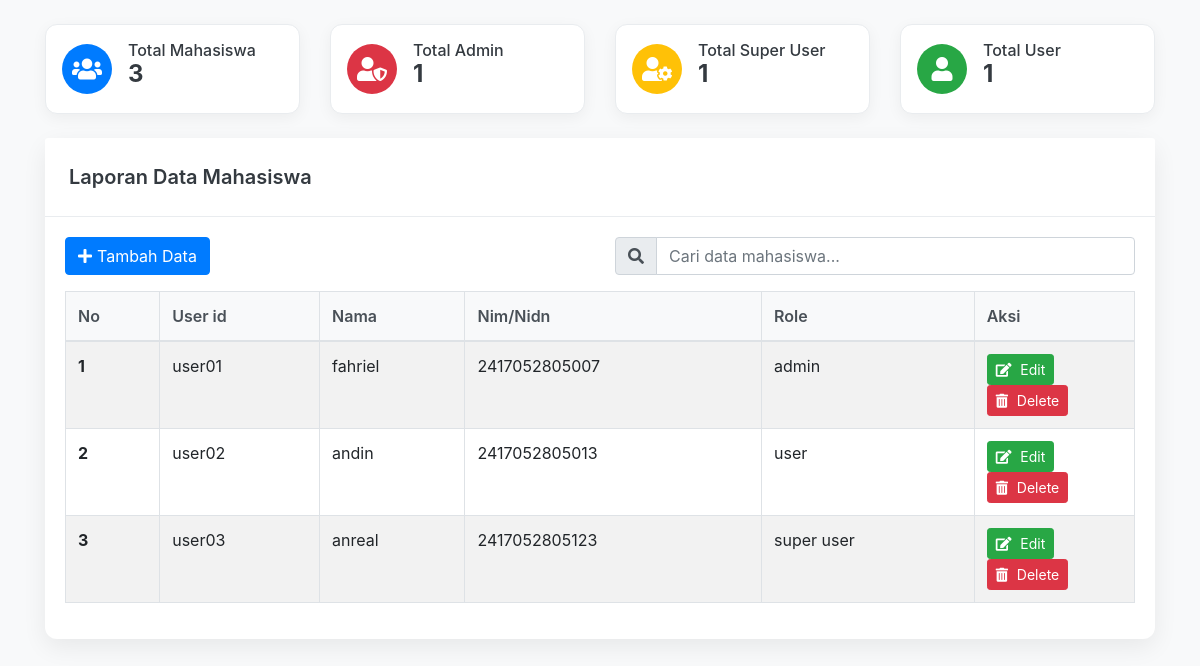
The page /mahasiswa.php on the database its author committed.
### tables this page shows
CREATE TABLE `data_mahasiswa` (
  `id_user` varchar(30) NOT NULL,
  `nama` varchar(50) NOT NULL,
  `nim_nidn` varchar(30) NOT NULL,
  `role` varchar(13) NOT NULL
);

### mahasiswa.php (the view, shortened to what this page needs)
<?php
include 'config.php';
$query_total_mahasiswa = mysqli_query($conn, "SELECT COUNT(*) as total FROM data_mahasiswa");
$data_total_mahasiswa = mysqli_fetch_assoc($query_total_mahasiswa);
$total_mahasiswa = $data_total_mahasiswa['total'] ?? 0;
$role_counts = [
    'admin' => 0,
    'super user' => 0,
    'user' => 0
];
$query_roles = mysqli_query($conn, "SELECT role, COUNT(*) as total_per_role FROM data_mahasiswa GROUP BY role");
if ($query_roles) {
    while ($data = mysqli_fetch_assoc($query_roles)) {
        if (array_key_exists($data['role'], $role_counts)) {
            $role_counts[$data['role']] = $data['total_per_role'];
        }
    }
}
?>
<!DOCTYPE html>
<html lang="id">
<head>
    <link rel="stylesheet" href="https://cdn.jsdelivr.net/npm/bootstrap@4.5.2/dist/css/bootstrap.min.css">
    <link rel="stylesheet" href="https://cdnjs.cloudflare.com/ajax/libs/font-awesome/5.15.4/css/all.min.css">
    <link rel="stylesheet" href="https://cdn.jsdelivr.net/npm/sweetalert2@11/dist/sweetalert2.min.css">
</head>
<body>
<div class="container mt-4">
    <div class="row mb-4">
        <div class="col-md-3 mb-3 mb-md-0">
            <div class="stat-card p-3 h-100">
                <div class="d-flex align-items-center">
                    <div class="stat-icon bg-primary mr-3"><i class="fas fa-users"></i></div>
                    <div>
                        <h6 class="mb-0 text-dark">Total Mahasiswa</h6>
                        <h4 class="font-weight-bold text-dark"><?= $total_mahasiswa ?></h4>
                    </div>
                </div>
            </div>
        </div>
        <div class="col-md-3 mb-3 mb-md-0">
            <div class="stat-card p-3 h-100">
                <div class="d-flex align-items-center">
                    <div class="stat-icon bg-danger mr-3"><i class="fas fa-user-shield"></i></div>
                    <div>
                        <h6 class="mb-0 text-dark">Total Admin</h6>
                        <h4 class="font-weight-bold text-dark"><?= $role_counts['admin'] ?></h4>
                    </div>
                </div>
            </div>
        </div>
        <div class="col-md-3 mb-3 mb-md-0">
            <div class="stat-card p-3 h-100">
                <div class="d-flex align-items-center">
                    <div class="stat-icon bg-warning mr-3"><i class="fas fa-user-cog"></i></div>
                    <div>
                        <h6 class="mb-0 text-dark">Total Super User</h6>
                        <h4 class="font-weight-bold text-dark"><?= $role_counts['super user'] ?></h4>
                    </div>
                </div>
            </div>
        </div>
        <div class="col-md-3 mb-3 mb-md-0">
            <div class="stat-card p-3 h-100">
                <div class="d-flex align-items-center">
                    <div class="stat-icon bg-success mr-3"><i class="fas fa-user"></i></div>
                    <div>
                        <h6 class="mb-0 text-dark">Total User</h6>
                        <h4 class="font-weight-bold text-dark"><?= $role_counts['user'] ?></h4>
                    </div>
                </div>
            </div>
        </div>
    </div>
    <div class="card interactive-card">
        <div class="card-header">Laporan Data Mahasiswa</div>
        <div class="card-body">
            <div class="row mb-3">
                <div class="col-md-6">
                    <a href="create_mahasiswa.php" class="btn btn-primary"><i class="fas fa-plus"></i>Tambah Data</a>
                </div>
                <div class="col-md-6">
                    <div class="input-group">
                        <div class="input-group-prepend">
                            <span class="input-group-text"><i class="fas fa-search"></i></span>
                        </div>
                        <input type="text" id="searchInput" class="form-control" placeholder="Cari data mahasiswa...">
                    </div>
                </div>
            </div>
            <div class="table-responsive">
                <table class="table table-bordered table-striped table-hover">
                    <thead>
                        <tr>
                            <th>No</th>
                            <th>User id</th>
                            <th>Nama</th>
                            <th>Nim/Nidn</th>
                            <th>Role</th>
                            <th style="width: 15%;">Aksi</th>
                        </tr>
                    </thead>
                    <tbody id="menuTableBody">
                        <?php
                        $sql = mysqli_query($conn, "SELECT * FROM data_mahasiswa ORDER BY id_user ASC");
                        if (!$sql) {
                            echo '<tr><td colspan="6" class="text-center text-danger"><strong>Terjadi Eror:</strong> ' . mysqli_error($conn) . '</td></tr>';
                        } else {
                            if (mysqli_num_rows($sql) > 0) {
                                $no = 1;
                                while ($r = mysqli_fetch_assoc($sql)) {
                        ?>
                                    <tr style="animation-delay: <?= ($no - 1) * 0.05 ?>s;">
                                        <th scope="row"><?= $no++; ?></th>
                                        <td><?= htmlspecialchars($r['id_user']); ?></td>
                                        <td><?= htmlspecialchars($r['nama']); ?></td>
                                        <td><?= htmlspecialchars($r['nim_nidn']); ?></td>
                                        <td><?= htmlspecialchars($r['role']); ?></td>
                                        <td>
                                            <a href="edit_mahasiswa.php?id_user=<?= $r['id_user']; ?>" class="btn btn-success btn-sm"><i class="fas fa-edit"></i> Edit</a>
                                            <a href="delete_mahasiswa.php?id_user=<?= $r['id_user']; ?>" class="btn btn-danger btn-sm delete-button"><i class="fas fa-trash-alt"></i> Delete</a>
                                        </td>
                                    </tr>
                        <?php
                                }
                            } else {
                                echo '<tr><td colspan="6" class="text-center">Tidak ada data ditemukan di dalam tabel.</td></tr>';
                            }
                        }
                        ?>
                    </tbody>
                </table>
            </div>
        </div>
    </div>
</div>
</body>
</html>

### mahasiswa.php (style rules this page uses)
body { background-color: #f8f9fa; }
.interactive-card { background-color: #fff; border-radius: 12px; border: none; box-shadow: 0 8px 25px rgba(0, 0, 0, 0.07); animation: fadeIn 0.5s ease-out; }
.stat-card { background-color: #fff; border-radius: 0.75rem; border: 1px solid #e9ecef; transition: transform 0.3s ease, box-shadow 0.3s ease; box-shadow: 0 4px 15px rgba(0,0,0,0.05); }
.stat-card .stat-icon { font-size: 1.5rem; color: #fff; border-radius: 50%; width: 50px; height: 50px; display: flex; align-items: center; justify-content: center; }
.card-header { background-color: #fff; border-bottom: 1px solid #e9ecef; padding: 1.5rem; border-top-left-radius: 12px; border-top-right-radius: 12px; font-size: 1.25rem; font-weight: 600; color: #343a40; }
.table thead th { background-color: #f8f9fa; border-bottom: 2px solid #dee2e6; font-weight: 600; color: #495057; }
.table tbody tr { opacity: 0; animation: tableRowFadeIn 0.5s ease-out forwards; }
.btn i { margin-right: 5px; }

### rows shown on the page
data_mahasiswa: id_user "user01", nama "fahriel", nim_nidn "2417052805007", role "admin"
data_mahasiswa: id_user "user02", nama "andin", nim_nidn "2417052805013", role "user"
data_mahasiswa: id_user "user03", nama "anreal", nim_nidn "2417052805123", role "super user"

### other values the page prints
$total_mahasiswa "3"
$role_counts['admin'] "1"
$role_counts['super user'] "1"
$role_counts['user'] "1"
